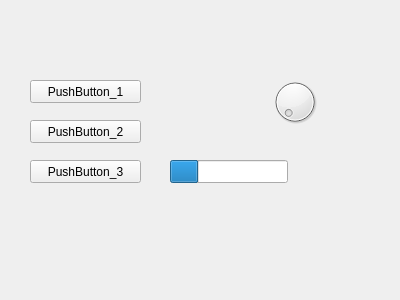
<?xml version="1.0" encoding="UTF-8"?>
<ui version="4.0">
 <class>MainWindow</class>
 <widget class="QMainWindow" name="MainWindow">
  <property name="geometry">
   <rect>
    <x>0</x>
    <y>0</y>
    <width>400</width>
    <height>300</height>
   </rect>
  </property>
  <property name="windowTitle">
   <string>MainWindow</string>
  </property>
  <widget class="QWidget" name="centralWidget">
   <widget class="QPushButton" name="pushButton_1">
    <property name="geometry">
     <rect>
      <x>30</x>
      <y>80</y>
      <width>111</width>
      <height>23</height>
     </rect>
    </property>
    <property name="text">
     <string>PushButton_1</string>
    </property>
   </widget>
   <widget class="QPushButton" name="pushButton_2">
    <property name="geometry">
     <rect>
      <x>30</x>
      <y>120</y>
      <width>111</width>
      <height>23</height>
     </rect>
    </property>
    <property name="text">
     <string>PushButton_2</string>
    </property>
   </widget>
   <widget class="QPushButton" name="pushButton_3">
    <property name="geometry">
     <rect>
      <x>30</x>
      <y>160</y>
      <width>111</width>
      <height>23</height>
     </rect>
    </property>
    <property name="text">
     <string>PushButton_3</string>
    </property>
   </widget>
   <widget class="QProgressBar" name="progressBar">
    <property name="geometry">
     <rect>
      <x>170</x>
      <y>160</y>
      <width>118</width>
      <height>23</height>
     </rect>
    </property>
    <property name="value">
     <number>24</number>
    </property>
    <property name="textVisible">
     <bool>false</bool>
    </property>
   </widget>
   <widget class="QDial" name="dial">
    <property name="geometry">
     <rect>
      <x>270</x>
      <y>70</y>
      <width>50</width>
      <height>64</height>
     </rect>
    </property>
   </widget>
  </widget>
 </widget>
 <layoutdefault spacing="6" margin="11"/>
 <resources/>
 <connections/>
</ui>
